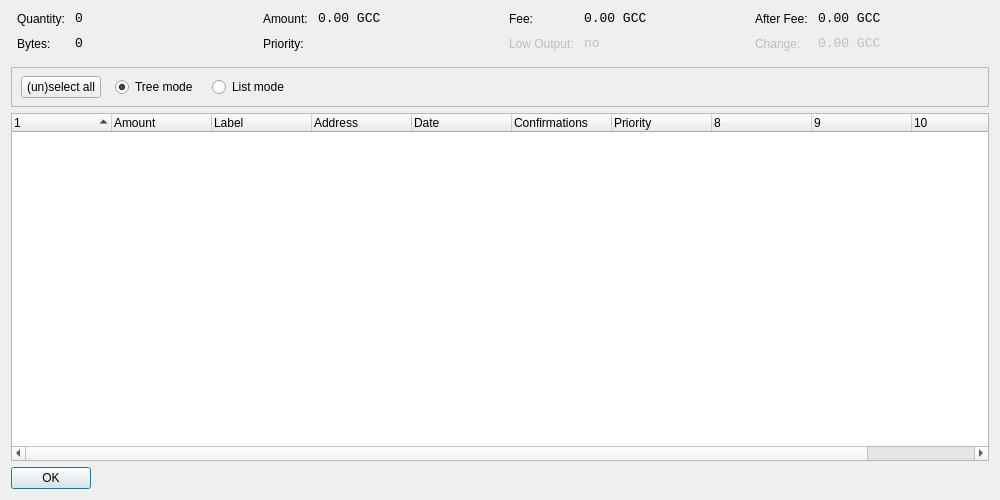
<?xml version="1.0" encoding="UTF-8"?>
<ui version="4.0">
 <class>CoinControlDialog</class>
 <widget class="QDialog" name="CoinControlDialog">
  <property name="geometry">
   <rect>
    <x>0</x>
    <y>0</y>
    <width>1000</width>
    <height>500</height>
   </rect>
  </property>
  <property name="windowTitle">
   <string>Coin Control</string>
  </property>
  <layout class="QVBoxLayout" name="verticalLayout">
   <item>
    <layout class="QHBoxLayout" name="horizontalLayoutTop" stretch="0,0,0,0">
     <property name="topMargin">
      <number>0</number>
     </property>
     <property name="bottomMargin">
      <number>10</number>
     </property>
     <item>
      <layout class="QFormLayout" name="formLayoutCoinControl1">
       <property name="horizontalSpacing">
        <number>10</number>
       </property>
       <property name="verticalSpacing">
        <number>10</number>
       </property>
       <property name="leftMargin">
        <number>6</number>
       </property>
       <property name="rightMargin">
        <number>6</number>
       </property>
       <item row="0" column="0">
        <widget class="QLabel" name="labelCoinControlQuantityText">
         <property name="text">
          <string>Quantity:</string>
         </property>
        </widget>
       </item>
       <item row="0" column="1">
        <widget class="QLabel" name="labelCoinControlQuantity">
         <property name="font">
          <font>
           <family>Monospace</family>
           <pointsize>10</pointsize>
          </font>
         </property>
         <property name="cursor">
          <cursorShape>IBeamCursor</cursorShape>
         </property>
         <property name="contextMenuPolicy">
          <enum>Qt::ActionsContextMenu</enum>
         </property>
         <property name="text">
          <string>0</string>
         </property>
         <property name="textInteractionFlags">
          <set>Qt::LinksAccessibleByMouse|Qt::TextSelectableByKeyboard|Qt::TextSelectableByMouse</set>
         </property>
        </widget>
       </item>
       <item row="1" column="0">
        <widget class="QLabel" name="labelCoinControlBytesText">
         <property name="text">
          <string>Bytes:</string>
         </property>
        </widget>
       </item>
       <item row="1" column="1">
        <widget class="QLabel" name="labelCoinControlBytes">
         <property name="font">
          <font>
           <family>Monospace</family>
           <pointsize>10</pointsize>
          </font>
         </property>
         <property name="cursor">
          <cursorShape>IBeamCursor</cursorShape>
         </property>
         <property name="contextMenuPolicy">
          <enum>Qt::ActionsContextMenu</enum>
         </property>
         <property name="text">
          <string>0</string>
         </property>
         <property name="textInteractionFlags">
          <set>Qt::LinksAccessibleByMouse|Qt::TextSelectableByKeyboard|Qt::TextSelectableByMouse</set>
         </property>
        </widget>
       </item>
      </layout>
     </item>
     <item>
      <layout class="QFormLayout" name="formLayoutCoinControl2">
       <property name="horizontalSpacing">
        <number>10</number>
       </property>
       <property name="verticalSpacing">
        <number>10</number>
       </property>
       <property name="leftMargin">
        <number>6</number>
       </property>
       <property name="rightMargin">
        <number>6</number>
       </property>
       <item row="0" column="0">
        <widget class="QLabel" name="labelCoinControlAmountText">
         <property name="text">
          <string>Amount:</string>
         </property>
        </widget>
       </item>
       <item row="0" column="1">
        <widget class="QLabel" name="labelCoinControlAmount">
         <property name="font">
          <font>
           <family>Monospace</family>
           <pointsize>10</pointsize>
          </font>
         </property>
         <property name="cursor">
          <cursorShape>IBeamCursor</cursorShape>
         </property>
         <property name="contextMenuPolicy">
          <enum>Qt::ActionsContextMenu</enum>
         </property>
         <property name="text">
          <string>0.00 GCC</string>
         </property>
         <property name="textInteractionFlags">
          <set>Qt::LinksAccessibleByMouse|Qt::TextSelectableByKeyboard|Qt::TextSelectableByMouse</set>
         </property>
        </widget>
       </item>
       <item row="1" column="0">
        <widget class="QLabel" name="labelCoinControlPriorityText">
         <property name="text">
          <string>Priority:</string>
         </property>
        </widget>
       </item>
       <item row="1" column="1">
        <widget class="QLabel" name="labelCoinControlPriority">
         <property name="font">
          <font>
           <family>Monospace</family>
           <pointsize>10</pointsize>
          </font>
         </property>
         <property name="cursor">
          <cursorShape>IBeamCursor</cursorShape>
         </property>
         <property name="contextMenuPolicy">
          <enum>Qt::ActionsContextMenu</enum>
         </property>
         <property name="text">
          <string/>
         </property>
         <property name="textInteractionFlags">
          <set>Qt::LinksAccessibleByMouse|Qt::TextSelectableByKeyboard|Qt::TextSelectableByMouse</set>
         </property>
        </widget>
       </item>
      </layout>
     </item>
     <item>
      <layout class="QFormLayout" name="formLayoutCoinControl3">
       <property name="horizontalSpacing">
        <number>10</number>
       </property>
       <property name="verticalSpacing">
        <number>10</number>
       </property>
       <property name="leftMargin">
        <number>6</number>
       </property>
       <property name="rightMargin">
        <number>6</number>
       </property>
       <item row="0" column="0">
        <widget class="QLabel" name="labelCoinControlFeeText">
         <property name="text">
          <string>Fee:</string>
         </property>
        </widget>
       </item>
       <item row="0" column="1">
        <widget class="QLabel" name="labelCoinControlFee">
         <property name="font">
          <font>
           <family>Monospace</family>
           <pointsize>10</pointsize>
          </font>
         </property>
         <property name="cursor">
          <cursorShape>IBeamCursor</cursorShape>
         </property>
         <property name="contextMenuPolicy">
          <enum>Qt::ActionsContextMenu</enum>
         </property>
         <property name="text">
          <string>0.00 GCC</string>
         </property>
         <property name="textInteractionFlags">
          <set>Qt::LinksAccessibleByMouse|Qt::TextSelectableByKeyboard|Qt::TextSelectableByMouse</set>
         </property>
        </widget>
       </item>
       <item row="1" column="0">
        <widget class="QLabel" name="labelCoinControlLowOutputText">
         <property name="enabled">
          <bool>false</bool>
         </property>
         <property name="text">
          <string>Low Output:</string>
         </property>
        </widget>
       </item>
       <item row="1" column="1">
        <widget class="QLabel" name="labelCoinControlLowOutput">
         <property name="enabled">
          <bool>false</bool>
         </property>
         <property name="font">
          <font>
           <family>Monospace</family>
           <pointsize>10</pointsize>
          </font>
         </property>
         <property name="cursor">
          <cursorShape>IBeamCursor</cursorShape>
         </property>
         <property name="contextMenuPolicy">
          <enum>Qt::ActionsContextMenu</enum>
         </property>
         <property name="text">
          <string>no</string>
         </property>
         <property name="textInteractionFlags">
          <set>Qt::LinksAccessibleByMouse|Qt::TextSelectableByKeyboard|Qt::TextSelectableByMouse</set>
         </property>
        </widget>
       </item>
      </layout>
     </item>
     <item>
      <layout class="QFormLayout" name="formLayoutCoinControl4">
       <property name="horizontalSpacing">
        <number>10</number>
       </property>
       <property name="verticalSpacing">
        <number>10</number>
       </property>
       <property name="leftMargin">
        <number>6</number>
       </property>
       <property name="rightMargin">
        <number>6</number>
       </property>
       <item row="0" column="0">
        <widget class="QLabel" name="labelCoinControlAfterFeeText">
         <property name="text">
          <string>After Fee:</string>
         </property>
        </widget>
       </item>
       <item row="0" column="1">
        <widget class="QLabel" name="labelCoinControlAfterFee">
         <property name="font">
          <font>
           <family>Monospace</family>
           <pointsize>10</pointsize>
          </font>
         </property>
         <property name="cursor">
          <cursorShape>IBeamCursor</cursorShape>
         </property>
         <property name="contextMenuPolicy">
          <enum>Qt::ActionsContextMenu</enum>
         </property>
         <property name="text">
          <string>0.00 GCC</string>
         </property>
         <property name="textInteractionFlags">
          <set>Qt::LinksAccessibleByMouse|Qt::TextSelectableByKeyboard|Qt::TextSelectableByMouse</set>
         </property>
        </widget>
       </item>
       <item row="1" column="0">
        <widget class="QLabel" name="labelCoinControlChangeText">
         <property name="enabled">
          <bool>false</bool>
         </property>
         <property name="text">
          <string>Change:</string>
         </property>
        </widget>
       </item>
       <item row="1" column="1">
        <widget class="QLabel" name="labelCoinControlChange">
         <property name="enabled">
          <bool>false</bool>
         </property>
         <property name="font">
          <font>
           <family>Monospace</family>
           <pointsize>10</pointsize>
          </font>
         </property>
         <property name="cursor">
          <cursorShape>IBeamCursor</cursorShape>
         </property>
         <property name="contextMenuPolicy">
          <enum>Qt::ActionsContextMenu</enum>
         </property>
         <property name="text">
          <string>0.00 GCC</string>
         </property>
         <property name="textInteractionFlags">
          <set>Qt::LinksAccessibleByMouse|Qt::TextSelectableByKeyboard|Qt::TextSelectableByMouse</set>
         </property>
        </widget>
       </item>
      </layout>
     </item>
    </layout>
   </item>
   <item>
    <widget class="QFrame" name="frame">
     <property name="minimumSize">
      <size>
       <width>0</width>
       <height>40</height>
      </size>
     </property>
     <property name="frameShape">
      <enum>QFrame::StyledPanel</enum>
     </property>
     <property name="frameShadow">
      <enum>QFrame::Sunken</enum>
     </property>
     <widget class="QWidget" name="horizontalLayoutWidget">
      <property name="geometry">
       <rect>
        <x>10</x>
        <y>0</y>
        <width>781</width>
        <height>41</height>
       </rect>
      </property>
      <layout class="QHBoxLayout" name="horizontalLayoutPanel" stretch="0,0,0,0,0">
       <property name="spacing">
        <number>14</number>
       </property>
       <item>
        <widget class="QPushButton" name="pushButtonSelectAll">
         <property name="sizePolicy">
          <sizepolicy hsizetype="Maximum" vsizetype="Fixed">
           <horstretch>0</horstretch>
           <verstretch>0</verstretch>
          </sizepolicy>
         </property>
         <property name="text">
          <string>(un)select all</string>
         </property>
        </widget>
       </item>
       <item>
        <widget class="QRadioButton" name="radioTreeMode">
         <property name="sizePolicy">
          <sizepolicy hsizetype="Maximum" vsizetype="Fixed">
           <horstretch>0</horstretch>
           <verstretch>0</verstretch>
          </sizepolicy>
         </property>
         <property name="text">
          <string>Tree mode</string>
         </property>
         <property name="checked">
          <bool>true</bool>
         </property>
        </widget>
       </item>
       <item>
        <widget class="QRadioButton" name="radioListMode">
         <property name="sizePolicy">
          <sizepolicy hsizetype="Maximum" vsizetype="Fixed">
           <horstretch>0</horstretch>
           <verstretch>0</verstretch>
          </sizepolicy>
         </property>
         <property name="text">
          <string>List mode</string>
         </property>
        </widget>
       </item>
       <item>
        <spacer name="horizontalSpacer">
         <property name="orientation">
          <enum>Qt::Horizontal</enum>
         </property>
         <property name="sizeHint" stdset="0">
          <size>
           <width>40</width>
           <height>20</height>
          </size>
         </property>
        </spacer>
       </item>
      </layout>
     </widget>
    </widget>
   </item>
   <item>
    <widget class="CoinControlTreeWidget" name="treeWidget">
     <property name="contextMenuPolicy">
      <enum>Qt::CustomContextMenu</enum>
     </property>
     <property name="sortingEnabled">
      <bool>false</bool>
     </property>
     <property name="columnCount">
      <number>11</number>
     </property>
     <attribute name="headerShowSortIndicator" stdset="0">
      <bool>true</bool>
     </attribute>
     <attribute name="headerStretchLastSection">
      <bool>false</bool>
     </attribute>
     <column>
      <property name="text">
       <string/>
      </property>
     </column>
     <column>
      <property name="text">
       <string>Amount</string>
      </property>
     </column>
     <column>
      <property name="text">
       <string>Label</string>
      </property>
     </column>
     <column>
      <property name="text">
       <string>Address</string>
      </property>
     </column>
     <column>
      <property name="text">
       <string>Date</string>
      </property>
     </column>
     <column>
      <property name="text">
       <string>Confirmations</string>
      </property>
      <property name="toolTip">
       <string>Confirmed</string>
      </property>
     </column>
     <column>
      <property name="text">
       <string>Priority</string>
      </property>
     </column>
     <column>
      <property name="text">
       <string/>
      </property>
     </column>
     <column>
      <property name="text">
       <string/>
      </property>
     </column>
     <column>
      <property name="text">
       <string/>
      </property>
     </column>
     <column>
      <property name="text">
       <string/>
      </property>
     </column>
    </widget>
   </item>
   <item>
    <widget class="QDialogButtonBox" name="buttonBox">
     <property name="sizePolicy">
      <sizepolicy hsizetype="Maximum" vsizetype="Fixed">
       <horstretch>0</horstretch>
       <verstretch>0</verstretch>
      </sizepolicy>
     </property>
     <property name="orientation">
      <enum>Qt::Horizontal</enum>
     </property>
     <property name="standardButtons">
      <set>QDialogButtonBox::Ok</set>
     </property>
    </widget>
   </item>
  </layout>
 </widget>
 <customwidgets>
  <customwidget>
   <class>CoinControlTreeWidget</class>
   <extends>QTreeWidget</extends>
   <header>coincontroltreewidget.h</header>
  </customwidget>
 </customwidgets>
 <resources/>
 <connections/>
</ui>
